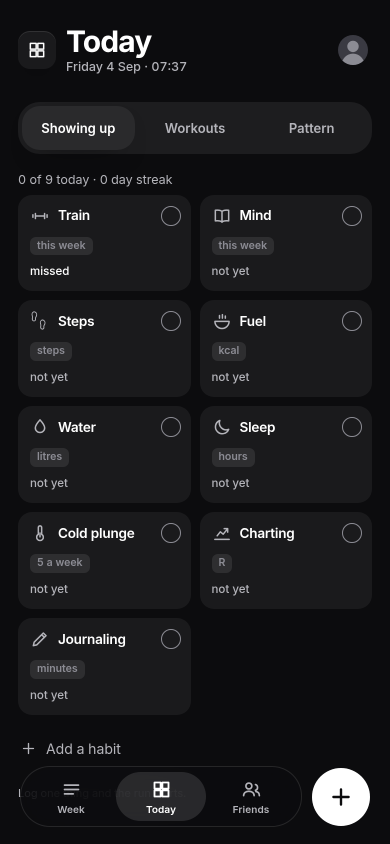
#> input picture hab2.png, 780 x 1688 px (shown at 1/2 size)
$ python -i encode-backdrops.py   (imports and definitions only)
#> lines starting #> are read from the running program, lines starting #| are printed output that depends on the picture; after the words box and inside, x2 and y2 are one past the last pixel; in counts of white or black regions, pixels touching at a corner belong together
"""Encode the backdrop photographs for the web.

   Two rules, in this order.

   RESOLUTION FIRST. A backdrop is drawn with `background-size: cover`
   across the whole window, so the browser will resample it to whatever
   the display asks for — 3024 device pixels on a 14" MacBook, 3456 on a
   16", 3840 on a 4K external at 2x, 5120 on a Studio Display. Ship less
   than that and the browser upscales, which is the whole reason the
   first set looked soft. So: as large as the original allows, capped at
   5120, and never enlarged past native.

   BYTES SECOND, and only as quality. Once the pixels are right, a file
   that is still too big loses quality rather than size — a slightly
   softer 5120px image beats a pristine 2976px one that then gets
   stretched. The cap is per image, so the one heavily detailed
   photograph does not set the budget for the thirteen smooth ones.
"""
import os, sys, json, io as _io
from PIL import Image, ImageFilter

CAP_W = 5120          # a Studio Display at 2x, and nothing sensible is wider
MAX_BYTES = 2_600_000 # per image; only one is ever loaded at a time
Q_HI, Q_LO = 90, 70

def encode(im, q):
    buf = _io.BytesIO()
    im.save(buf, 'JPEG', quality=q, optimize=True, progressive=True, subsampling=2)
    return buf.getvalue()

def process(src, dst):
#> called with src = '../hab2.png', dst = 'out.png'
    im = Image.open(src).convert('RGB')
#> im is the input picture: PIL image 780x1688 RGB; mean R, G, B 26.6, 26.6, 28.7
    w, h = im.size
#> w = 780; h = 1688
    if w > CAP_W:
        im = im.resize((CAP_W, round(h * CAP_W / w)), Image.LANCZOS)
    # A resample costs a little acutance; a light mask on luma only puts
    # it back without touching the colour.
    y, cb, cr = im.convert('YCbCr').split()
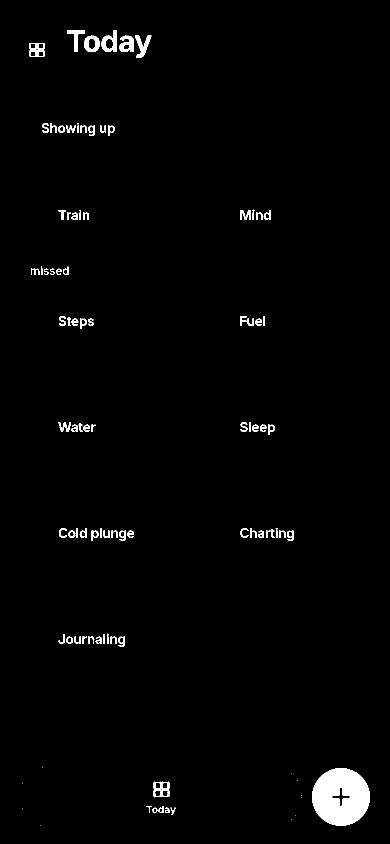
#> cr: PIL image 780x1688 L (shown at 1/2 size); values 127 (black) and 128 (white), 1.6% white; 101 white regions (16 under 20 px), largest, box (x1, y1, x2, y2) and area: (624, 1536, 740, 1652) 10093, (203, 61, 234, 104) 754, (270, 71, 303, 116) 636
    y = y.filter(ImageFilter.UnsharpMask(radius=1.0, percent=70, threshold=2))
    im = Image.merge('YCbCr', (y, cb, cr)).convert('RGB')
    q = Q_HI
    data = encode(im, q)
    while len(data) > MAX_BYTES and q > Q_LO:
        q -= 3
        data = encode(im, q)
#> this loop made 0 passes
#> after the loop, q = 90
    open(dst, 'wb').write(data)
    return im.size, q, len(data)

# [10 lines not run here, left out]

>>> result = process('../hab2.png', 'out.png')
#> result = ((780, 1688), 90, 100967)
